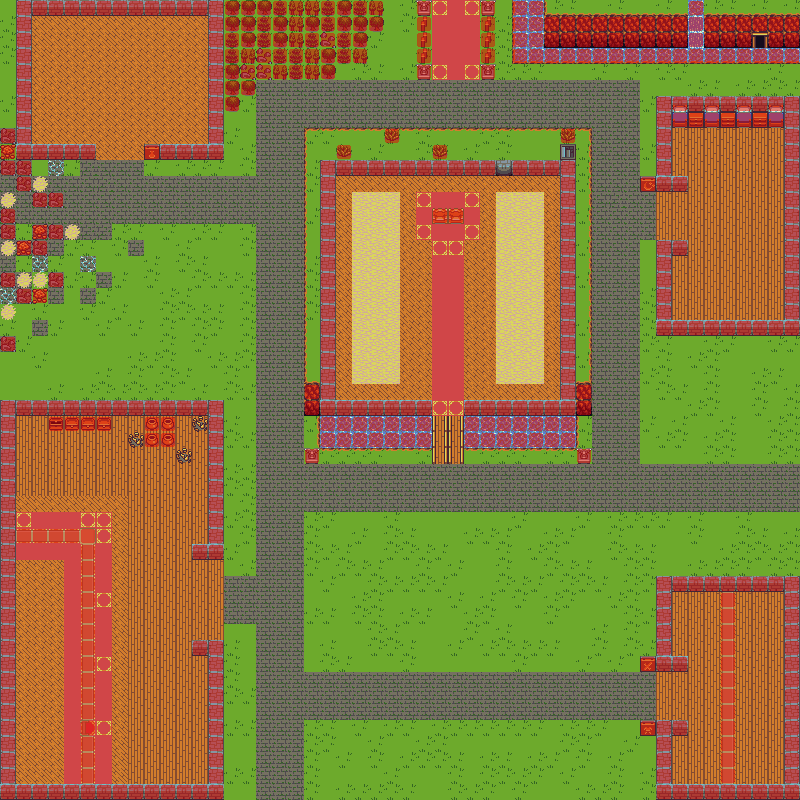

This game map was drawn from its Tiled (.tmx) file and the tilesets committed beside it. A one-line description and the trimmed map source follow:
An orthogonal 50x50 tile map with 16x16 px tiles, 4 tile layers (ground, walls, roof, collision), 3 tilesets.

<map version="1.0" tiledversion="1.1.4" orientation="orthogonal" renderorder="left-up" width="50" height="50" tilewidth="16" tileheight="16" infinite="0" nextobjectid="1">
 <properties>
  <property name="unity:scale" type="float" value="0.0625" />
 </properties>
 <tileset firstgid="1" source="base tileset.tsx" />
 <tileset firstgid="1768" source="basic.tsx" />
 <tileset firstgid="1888" source="collision.tsx" />
 <layer name="ground" width="50" height="50">
  <data>[2500 cells, 2500 non-empty, 9 distinct tile ids]</data>
 </layer>
 <layer name="walls" width="50" height="50">
  <data>[2500 cells, 564 non-empty, 38 distinct tile ids]</data>
 </layer>
 <layer name="roof" width="50" height="50">
  <properties>
   <property name="unity:scale" type="float" value="0.0625" />
  </properties>
  <data>[2500 cells, 40 non-empty, 11 distinct tile ids]</data>
 </layer>
 <layer name="collision" width="50" height="50">
  <data>[2500 cells, 473 non-empty, 1 distinct tile ids]</data>
 </layer>
</map>
